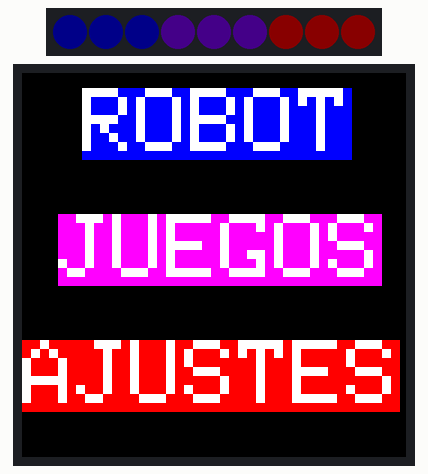
Recording of a sketch running on a simulated Arduino Uno, built with avr-gcc and run on an emulated ATmega328P. On the bench: 9 RGB LEDs in strip order, left to right, 128×128 colour display. Dim RGB values are drawn brighter than linear.

Above: at 0.2 s.

The sketch:

GARABULLO18MENU.ino
```cpp
// programa para probar la BOTONERA de garabullo
// 17 enero de 2018
// escrito por Diegolale
// basado en los ejemplos de adafruit

#include <Adafruit_GFX.h>
#include <Adafruit_ST7735.h>
#include <SPI.h>

#include <Adafruit_NeoPixel.h>
#ifdef __AVR__
  #include <avr/power.h>
#endif
#define PIN            17


#define NUMPIXELS      9

#define TFT_CS     10
#define TFT_RST    8
#define TFT_DC     9
byte brillo = 10;
int lectura_A_anterior = 5;
int lectura_B_anterior = 5;

Adafruit_ST7735 pantalla = Adafruit_ST7735(TFT_CS,  TFT_DC, TFT_RST);
int colores[] = {ST7735_RED, ST7735_GREEN, ST7735_BLUE, ST7735_WHITE, ST7735_MAGENTA, ST7735_YELLOW, ST7735_CYAN};
Adafruit_NeoPixel led = Adafruit_NeoPixel(NUMPIXELS, PIN, NEO_GRB + NEO_KHZ800);


void setup(void) {
  led.begin();
  pantalla.initR(INITR_144GREENTAB);
  pantalla.setTextWrap(true); // Permite o no que el texto siga fuera de la pantalla o cambie de línea al llegar al borde
  pantalla.fillScreen(ST7735_BLACK);
  pantalla.setRotation(3);
}

void loop(void) {
  menu();
  delay(20000);
}
```

menu.ino
```cpp
String menu_principal[] = {"ROBOT", "JUEGOS", "RECORDS", "AJUSTES"};

void menu()
{
    pantalla.fillScreen(ST7735_BLACK);
    pantalla.setTextSize(3);

    pantalla.setCursor(20, 5);
    pantalla.setTextColor(ST7735_WHITE,ST7735_BLUE);
    pantalla.print(menu_principal[0]);

    pantalla.setCursor(12, 47);
    pantalla.setTextColor(ST7735_WHITE,ST7735_MAGENTA);
    pantalla.print(menu_principal[1]);

    pantalla.setCursor(0, 89);
    pantalla.setTextColor(ST7735_WHITE,ST7735_RED);
    pantalla.print(menu_principal[3]);


    led.setPixelColor(1, led.Color(0,0,brillo));
    led.setPixelColor(4, led.Color(brillo/2,0,brillo));
    led.setPixelColor(6, led.Color(brillo,0,0));
    led.setPixelColor(0, led.Color(0,0,brillo));
    led.setPixelColor(3, led.Color(brillo/2,0,brillo));
    led.setPixelColor(7, led.Color(brillo,0,0));
    led.setPixelColor(2, led.Color(0,0,brillo));
    led.setPixelColor(5, led.Color(brillo/2,0,brillo));
    led.setPixelColor(8, led.Color(brillo,0,0));
    led.show();
}
```
